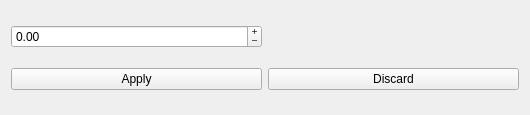
<?xml version="1.0" encoding="UTF-8"?>
<ui version="4.0">
 <class>Dialog</class>
 <widget class="QDialog" name="Dialog">
  <property name="geometry">
   <rect>
    <x>0</x>
    <y>0</y>
    <width>530</width>
    <height>115</height>
   </rect>
  </property>
  <property name="sizePolicy">
   <sizepolicy hsizetype="Minimum" vsizetype="Minimum">
    <horstretch>0</horstretch>
    <verstretch>0</verstretch>
   </sizepolicy>
  </property>
  <property name="windowTitle">
   <string>Change Omegaoffset</string>
  </property>
  <layout class="QGridLayout" name="gridLayout">
   <item row="1" column="0">
    <widget class="QPushButton" name="pB_apply">
     <property name="text">
      <string>Apply</string>
     </property>
     <property name="autoDefault">
      <bool>false</bool>
     </property>
    </widget>
   </item>
   <item row="1" column="1">
    <widget class="QPushButton" name="pB_discard">
     <property name="text">
      <string>Discard</string>
     </property>
     <property name="autoDefault">
      <bool>false</bool>
     </property>
    </widget>
   </item>
   <item row="0" column="0">
    <widget class="QDoubleSpinBox" name="dSB_omegaoffset">
     <property name="wrapping">
      <bool>true</bool>
     </property>
     <property name="buttonSymbols">
      <enum>QAbstractSpinBox::PlusMinus</enum>
     </property>
     <property name="keyboardTracking">
      <bool>false</bool>
     </property>
     <property name="minimum">
      <double>-360.000000000000000</double>
     </property>
     <property name="maximum">
      <double>360.000000000000000</double>
     </property>
     <property name="singleStep">
      <double>10.000000000000000</double>
     </property>
    </widget>
   </item>
  </layout>
 </widget>
 <resources/>
 <connections/>
</ui>
